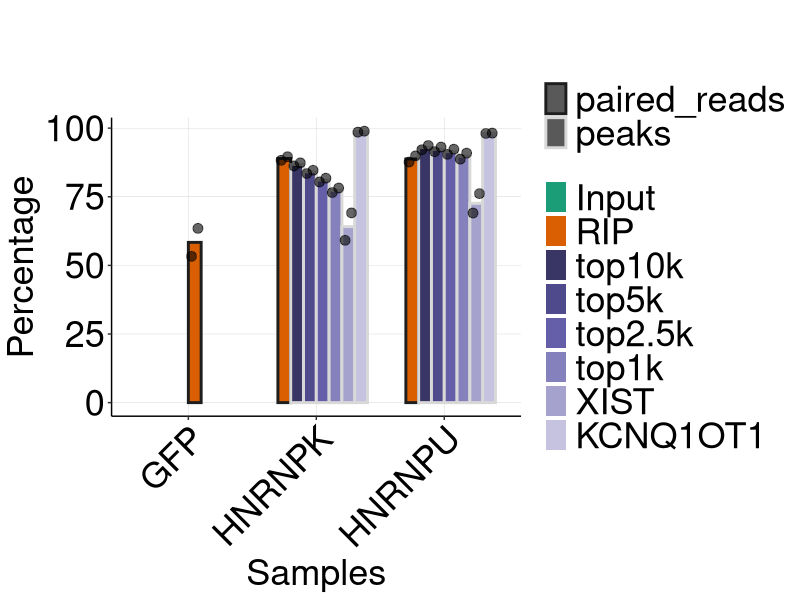

Here is the R script that generated this plot:
# plot RIP HNRNPK and HNRNPU reassco ratios

library(ggplot2)
library(dplyr)

pratio<-read.csv('RIP_plot_ratios_Fig1G.csv',header=T)
ppoint<-read.csv('RIP_plot_points_Fig1G.csv',header=T)

pratio  <- pratio  %>% mutate(
  file = factor(file, levels=c('GFP','HNRNPK','HNRNPU')),
  exps  = factor(exps,levels=c('paired_reads','peaks')),
  methods = factor(methods,levels=c('Input','RIP','top10k','top5k','top2.5k','top1k','XIST','KCNQ1OT1'))
)
ppoint  <- ppoint  %>% mutate(
  file = factor(file, levels=levels(pratio$file)),
  exps  = factor(exps,  levels = levels(pratio$exps)),
  methods = factor(methods, levels = levels(pratio$methods))
)

## use a common dodging position so bars and points align
pos_dodge <- position_dodge2(width = 0.8,preserve = 'single',padding = 0)

p<-ggplot() +
  # BAR LAYER: one bar per row in pratio
  geom_col(
    data = pratio,
    aes(
      x = file,
      y = normalized_perct,
      fill  = methods,                           
      color = exps,                          
      group = interaction(exps, methods)       # defines dodging groups
    ),
    position = pos_dodge,
    width    = 0.8,
    linewidth = 1.0
  ) +
  
  # POINT LAYER: replicate points from ppoint over the same bars
  geom_point(
    data = ppoint,
    aes(
      x = file,
      y = normalized_perct,                          
      group = interaction(exps, methods)       # same grouping for same dodge
    ),
    color = 'black',
    position = pos_dodge,                      # EXACTLY the same position object
    size     = 3.0,
    alpha    = 0.6
  ) +
  # some typical cosmetics
  labs(x = 'Samples', y = "Percentage") +
  scale_fill_manual(values = c('#1b9e77','#d95f02','#393564','#4f4a8c','#655faa','#8581bc','#a5a2ce','#c5c3e0'))+
  scale_color_manual(values = c('#1e1e1e','#d8d8d8'))+
  theme(panel.background=element_rect(fill='transparent'),
        plot.margin = margin(t=85, r=5, b=5, l=5, "pt"),
        panel.grid.major=element_line(color='grey',linewidth=0.1),
        axis.line.x = element_line(color="black", linewidth = 0.5),
        axis.line.y = element_line(color="black", linewidth = 0.5),
        legend.title=element_blank(),
        legend.position='right',
        legend.text=element_text(size=26),
        axis.text.x=element_text(size=26,color='black',angle=45,hjust=1),
        axis.text.y=element_text(size=26,color='black'),
        axis.title.x=element_text(size=26),
        axis.title.y=element_text(size=26,angle=90))


ggsave('RIP_Fig1G.pdf',plot=p,device='pdf',width=13,height=4.35,unit='in') 
